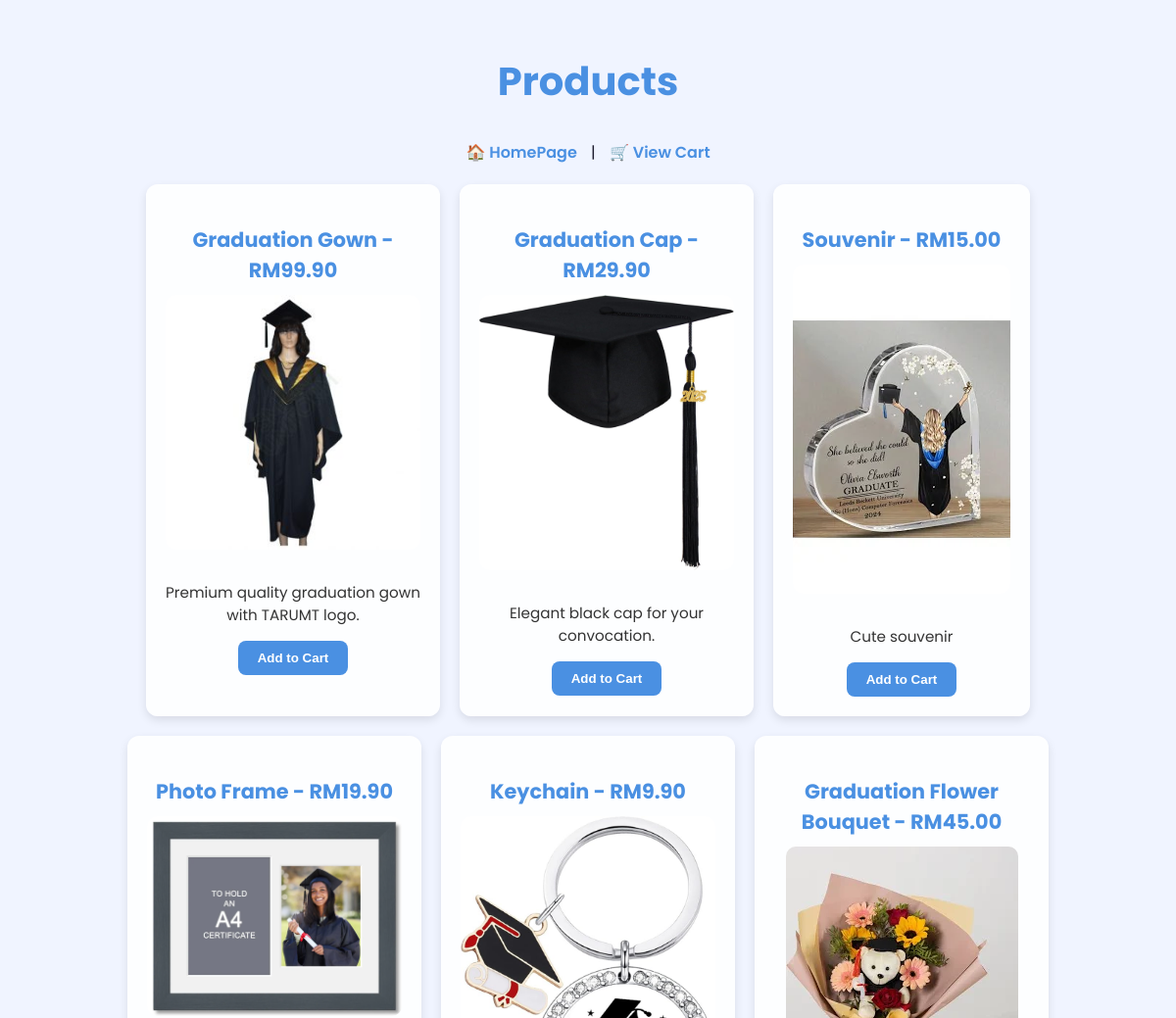
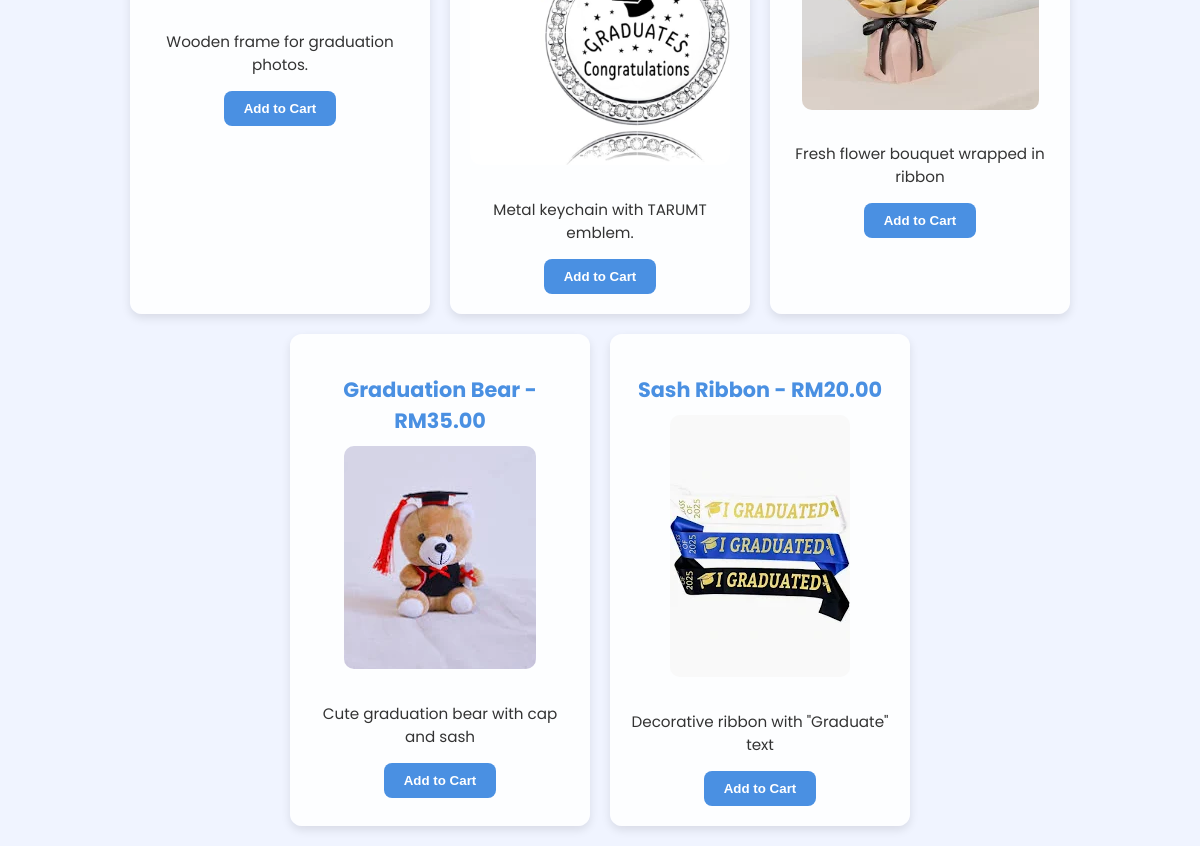
The app's page /cloudAsgm/products.php (signed in) with its own data (2 pictures, top to bottom).
### tables this page shows
CREATE TABLE `products` (
  `id` int(11) NOT NULL,
  `name` varchar(100) DEFAULT NULL,
  `description` text DEFAULT NULL,
  `price` decimal(10,2) DEFAULT NULL,
  `image` varchar(255) DEFAULT NULL
);

### cloudAsgm/products.php (the view, shortened to what this page needs)
<?php
require 'db.php';
$stmt = $pdo->query("SELECT * FROM products");
$products = $stmt->fetchAll();
?>
<!DOCTYPE html>
<html lang="en">
<head>
</head>
<body>
<h2>Products</h2>
<div class="nav-links">
    <a href="index.php">🏠 HomePage</a> |
    <a href="cart.php">🛒 View Cart</a>
</div>
<div class="products">
    <?php foreach ($products as $product): ?>
        <div class="product-card">
            <h3><?= htmlspecialchars($product['name']) ?> - RM<?= $product['price'] ?></h3>
            <img src="images/<?= htmlspecialchars($product['image']) ?>" alt="<?= $product['name'] ?>">
            <p><?= htmlspecialchars($product['description']) ?></p>
            <form method="post">
                <button type="submit">Add to Cart</button>
            </form>
        </div>
    <?php endforeach; ?>
</div>
</body>
</html>

### cloudAsgm/products.php (style rules this page uses)
:root { --primary-blue: #4a90e2; --accent-blue: #6ab7ff; --white: #ffffff; --text-dark: #1e1e2f; }
* { box-sizing: border-box; }
body { font-family: 'Poppins', sans-serif; margin: 0; padding: 20px; background: #f0f4ff; color: var(--text-dark); }
h2 { text-align: center; color: var(--primary-blue); font-size: 2.5rem; margin-bottom: 30px; }
.nav-links { text-align: center; margin-bottom: 20px; }
.nav-links a { margin: 0 10px; text-decoration: none; color: var(--primary-blue); font-weight: 600; }
.products { display: flex; flex-wrap: wrap; gap: 20px; justify-content: center; }
.product-card { background-color: rgba(255, 255, 255, 0.9); border-radius: 12px; box-shadow: 0 4px 10px rgba(0, 0, 0, 0.1); padding: 20px; max-width: 300px; text-align: center; transition: transform 0.3s ease; }
.product-card h3 { color: var(--primary-blue); font-size: 1.3rem; margin-bottom: 10px; }
.product-card img { max-width: 100%; border-radius: 10px; margin-bottom: 10px; }
.product-card p { font-size: 0.95rem; color: #333; margin-bottom: 15px; }
.product-card button { padding: 10px 20px; background-color: var(--primary-blue); color: var(--white); border: none; border-radius: 8px; font-weight: 600; cursor: pointer; transition: background-color 0.3s ease; }

### records on screen
products: name "Graduation Gown", price "99.90", image (picture), description "Premium quality graduation gown with TARUMT logo."
products: name "Graduation Cap", price "29.90", image (picture), description "Elegant black cap for your convocation."
products: name "Souvenir", price "15.00", image (picture), description "Cute souvenir"
products: name "Photo Frame", price "19.90", image (picture), description "Wooden frame for graduation photos."
products: name "Keychain", price "9.90", image (picture), description "Metal keychain with TARUMT emblem."
products: name "Graduation Flower Bouquet", price "45.00", image (picture), description "Fresh flower bouquet wrapped in ribbon"
products: name "Graduation Bear", price "35.00", image (picture), description "Cute graduation bear with cap and sash"
products: name "Sash Ribbon", price "20.00", image (picture), description "Decorative ribbon with \"Graduate\" text"
